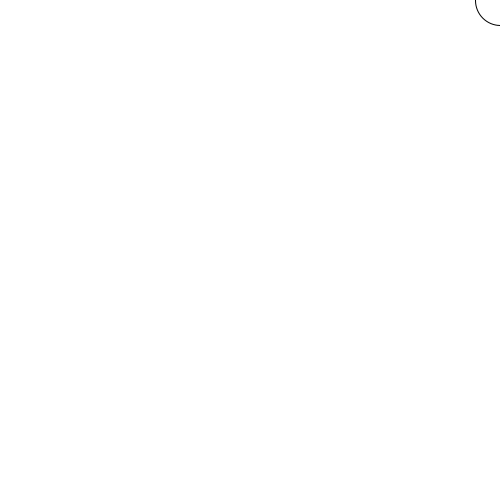
Frame 1 (no input)
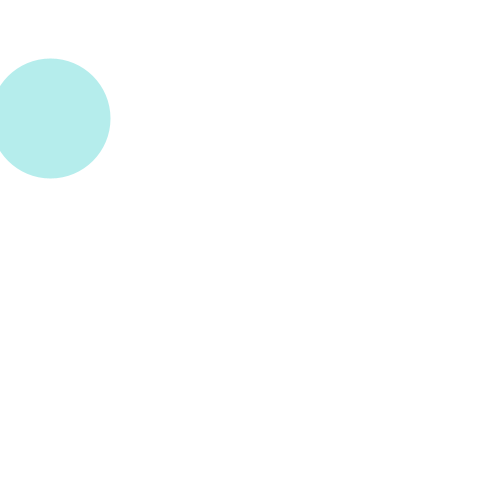
Frame 60 (the mouse pressed at the canvas centre just before this capture)
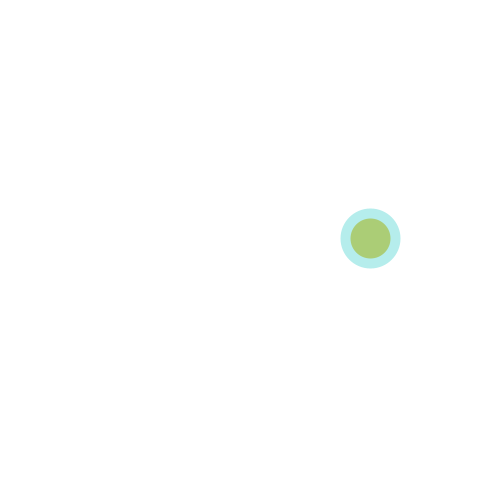
Frame 120 (the mouse held since frame 60 and released just before this capture)

The Processing sketch that drew these frames (run headless with seeded random() and noise(); from frame 60 on, the mouse is pressed at the canvas centre):

// Processing sketch: s04t01Sofia
// ── s04t01Sofia.pde
//UDD - Expresión Digital II
//s04t01Sofia
//Pelota que cambia de tamaño, color y posición al rebotar en los bordes del canvas

int cb; //variable color blanco
int cn; //variable color negro
int cv; //variable color verde
int cc; //variable color celeste agua

float dirx; //variable de la dirección en x
float diry; //varaible de la dirección en y

float pox; //varaiable de la posición en x
float poy; //varaible de la posición en y

void setup () {
  size(500, 500); //tamaño del canvas de 500 px por 500 px

  cb = color(255, 255, 255); //color blanco
  cn = color(0, 0, 0); //color negro
  cv = color(171, 205, 118); //color verde
  cc = color(181, 237, 236); //color celeste agua

  dirx = 10; //variable de velocidad por el eje x, 10 px por frame
  diry = 2; //variable de velocidad por el eje y, 2 px por frame

  pox = height; //la variable del elipse en la posición x
  poy = 0; //la variable del elipse en la posición y
}

void draw() {
  background (cb); //color blanco de fondo del canvas 
  ellipse (pox, poy, 50, 50); //La ubicación de la elipse al inicio y su tamaño de 60px x 60px sin stroke
  //si la ellipse es de 50 ¿por qué el comentario dice 60px igual que el comentario de la Ange?
  //el comentario dice sin stroke, pero no hay una funcion declarada para eso
  //noStroke();

  pox = pox + dirx; //la posición de la elipse en x es igual a la posición en x más la dirección x
  poy = poy + diry; //la posición de la elipse en y es igual a la posición en y más la dirección y

  if (pox > width) { //si la posición es mayor del ancho del canvas
    dirx = - dirx; //la dirección de x será igual al negativo de la dirección de x
    fill (cv); //el relleno de la pelota es color verde
    stroke(cc); //el borde de la pelota es color celeste
    strokeWeight(10); //el borde será de 10px
  }

  if (pox < 0) {  //si la posición de x es menor que 0
    dirx = dirx * -1; //la dirección de x será igual a la dirección de x por el negativo de 1
    fill (cc); //el relleno de la pelota es color celeste
    stroke (cc); //el borde de la pelota es color celeste
    strokeWeight (70); //el borde será de 10px
  }

  if (poy > height) { //si la posición y es mayor del alto del canvas
    diry = diry * -1; //la dirección de y será igual a la dirección de y por el negativo de 1
    fill (cn); //el relleno de la pelota es color negro
    stroke (cn); //el borde de la pelota es color negro
    strokeWeight (10); //el borde será de 10px
  }

  if (poy < 0) { //si la posición de y es menor que 0
    diry = - diry; //la dirección de y será igual a la dirección de y por el negativo de 1
    fill (cv); //el relleno de la pelota es color verde
    stroke (cv); //el borde de la pelota es color verde
    strokeWeight (20); //el borde será de 20px
  }
}


/*
errores
 COPIA BLOQUES DE CODIGO COMPLETO Y CAMBIA SOLO NOMBRES Y VALORES DE VARIABLES
 NO SE PUEDE CORREGIR PORQUE ES LA MISMA ESTRUCTURA QUE EL TRABAJO DE ANGELICA
 s04t01Ange.pde == s04t01Sofia.pde
 0 run
 0 programa
 0 sintaxis
 0 código:
 0 comentario:
 0 variables:
 0 ortografía:
 1 notación: no entrega en la carpeta de la semana
 0 github: El error de Laura hizo imposible seguir el camino de los commits :/
 */
